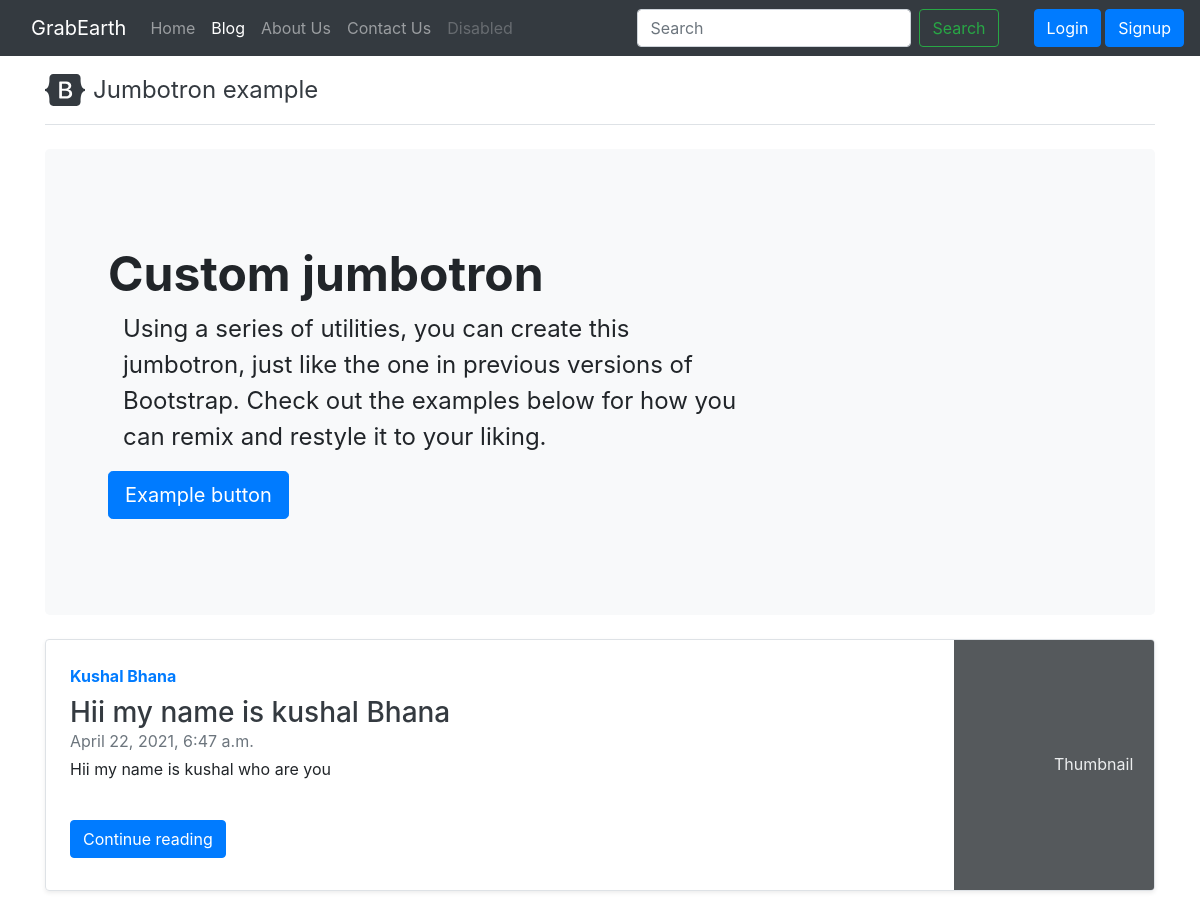
Page /blog/ on the earlier database version.
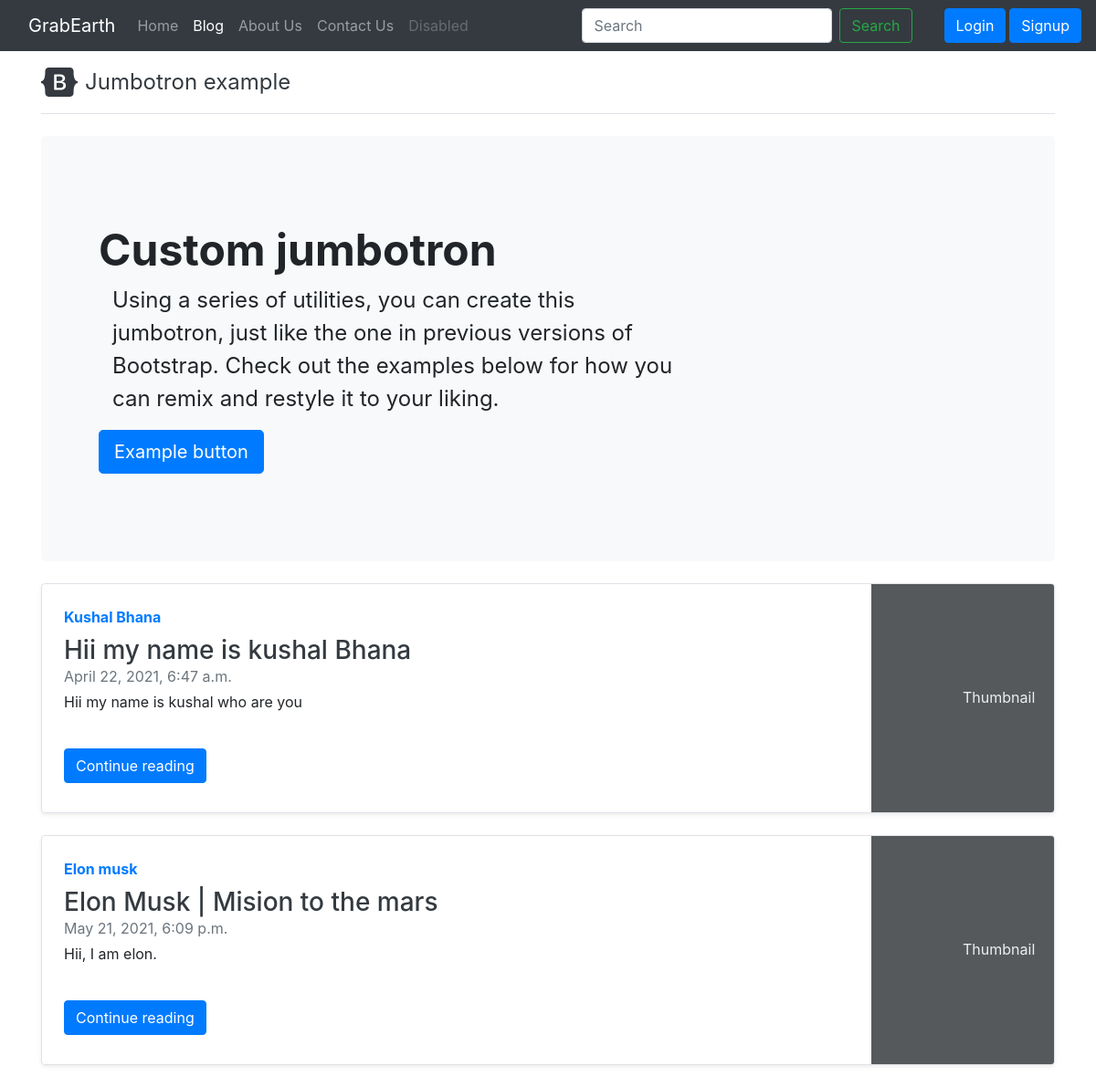
Same page on the later database version.
### blog/models.py (models this page shows, shortened)
class Post(models.Model):
    sno=models.AutoField(primary_key=True)
    title=models.CharField(max_length=255)
    author=models.CharField(max_length=14)
    slug=models.CharField(max_length=130)
    timeStamp=models.DateTimeField(blank=True)
    content=models.TextField()

### blog/views.py (the view)
# urls.py: path('', views.BlogHome, name="BlogHome"),
def BlogHome(request):
    allPosts= Post.objects.all()
    context={'allPosts': allPosts}
    return render(request, 'blog/bloghome.html', context)

### templates/blog/bloghome.html (shortened to what this page needs)
{% extends 'base.html' %}
{% block blogactive %}active{% endblock blogactive %}
{% block body %}
<div class='container'>
    <header class="pb-3 mb-4 border-bottom mt-3">
        <a href="/" class="d-flex align-items-center text-dark text-decoration-none">
            <span class="fs-4">Jumbotron example</span>
        </a>
    </header>
    <div class="p-5 mb-4 bg-light rounded-3">
        <div class="container-fluid py-5">
            <h1 class="display-5 fw-bold">Custom jumbotron</h1>
            <p class="col-md-8 fs-4">Using a series of utilities, you can create this jumbotron, just like the one in
                previous versions of Bootstrap. Check out the examples below for how you can remix and restyle it to
                your liking.</p>
            <button class="btn btn-primary btn-lg" type="button">Example button</button>
        </div>
    </div>
    {% for post in allPosts %}
    <div
        class="row no-gutters border rounded overflow-hidden flex-md-row mb-4 shadow-sm h-md-250 my-4 position-relative">
        <div class="col p-4 d-flex flex-column position-static">
            <strong class="d-inline-block mb-2 text-primary">{{post.author}}</strong>
            <h3 class="mb-0"> <a class='text-dark' href="/blog/{{post.slug}}">{{post.title}}</a></h3>
            <div class="mb-1 text-muted">{{post.timeStamp}}</div>
            <p class="card-text mb-auto">{{post.content | truncatechars:'500'}}</p>
            <div class="my-2">
                <a href="{{post.slug}}" role="button" class="btn btn-primary">Continue reading</a>
            </div>
        </div>
        <div class="col-auto d-none d-lg-block">
            <svg class="bd-placeholder-img" width="200" height="250" xmlns="http://www.w3.org/2000/svg"
                preserveAspectRatio="xMidYMid slice" focusable="false" role="img" aria-label="Placeholder: Thumbnail">
                <rect width="100%" height="100%" fill="#55595c"></rect><text x="50%" y="50%" fill="#eceeef"
                    dy=".3em">Thumbnail</text>
            </svg>
        </div>
    </div>
    {% endfor %}
</div>
{% endblock body %}

### templates/base.html (shortened to what this page needs)
<!doctype html>
<html lang="en">
<head>
  <link href="https://cdn.jsdelivr.net/npm/bootstrap@5.0.0-beta3/dist/css/bootstrap.min.css" rel="stylesheet"
>
    <link rel="stylesheet" href="https://maxcdn.bootstrapcdn.com/bootstrap/4.0.0/css/bootstrap.min.css"
>
    <link href="https://use.fontawesome.com/releases/v5.0.6/css/all.css" rel="stylesheet">
    <link href="//maxcdn.bootstrapcdn.com/bootstrap/4.0.0/css/bootstrap.min.css" rel="stylesheet" id="bootstrap-css">
  </head>
  <body>
     <link href="https://maxcdn.bootstrapcdn.com/font-awesome/4.3.0/css/font-awesome.min.css" rel="stylesheet">
  <nav class="navbar navbar-expand-lg navbar-dark bg-dark">
    <div class="container-fluid">
      <a class="navbar-brand" href="/">GrabEarth</a>
      <div class="collapse navbar-collapse" id="navbarSupportedContent">
        <ul class="navbar-nav me-auto mb-2 mb-lg-0">
          <li class="nav-item">
            <a class="nav-link {% block homeactive %} {% endblock homeactive %}" aria-current="page" href="/">Home</a>
          </li>
          <li class="nav-item">
            <a class="nav-link {% block blogactive %} {% endblock blogactive %}" href="/blog">Blog</a>
          </li>
          <li class="nav-item">
            <a class="nav-link {% block aboutactive %} {% endblock aboutactive %}" href="/about">About Us</a>
          </li>
          <li class="nav-item">
            <a class="nav-link {% block contactactive %} {% endblock contactactive %}" href="/contact">Contact Us</a>
          </li>
          <li class="nav-item">
            <a class="nav-link disabled" href="#" tabindex="-1" aria-disabled="true">Disabled</a>
          </li>
        </ul>
        <form class="d-flex mx-3" action='/search/' method='get'>
          <input class="form-control me-2" type="search" name='search' id='search' placeholder="Search"
            aria-label="Search">
          <button class="btn btn-outline-success" type="submit">Search</button>
        </form>
      </div>
    </div>
    {% if user.is_authenticated %}
    {%if user.first_name == 'advertizer' %}
    <a class="btn btn-primary" href="/client/" role="button">{{request.user}}</a>
    {%else%}
    <a class="btn btn-primary" href="/user/profile" role="button">{{request.user}}</a>
      {%endif%}
    {% else %}
    <button type="button" class="btn btn-primary mx-1" data-toggle="modal" data-target="#exampleModal">
      Login
    </button>
    <button type="button" class="btn btn-primary" data-toggle="modal" data-target="#signup">
      Signup
    </button>
    {% endif %}
  </nav>
  {% block body %}{% endblock body %}
</body>
</html>

### templates/base.html (style rules this page uses)
a { text-decoration: none; }

Differences in the rows shown:
added Post: author "Elon musk", title "Elon Musk | Mision to the mars", timeStamp "May 21, 2021, 6:09 p.m.", content "Hii, I am elon."
